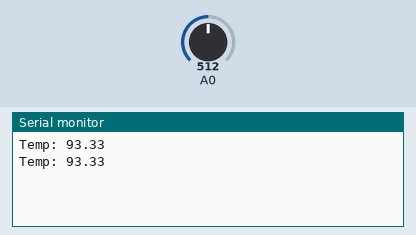
A sketch run on a simulated Arduino Uno, built with avr-gcc and run on an emulated ATmega328P. On the bench: the last lines printed to the serial monitor. The inputs (shaded band) are chosen by the test bench; at power-on: A0 = 512.

Above: at 1.8 s.
1.9 s: A0 set to 716
At 2.8 s:
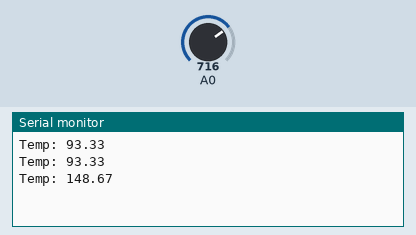
3.4 s: A0 set to 900
At 4.6 s:
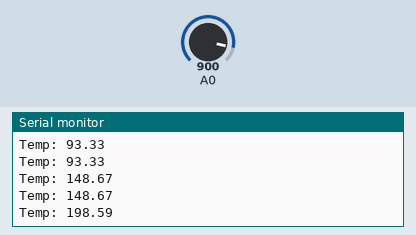
Timing chart, 0 to 6.4 s (numbered marks = the images above; inputs shaded):
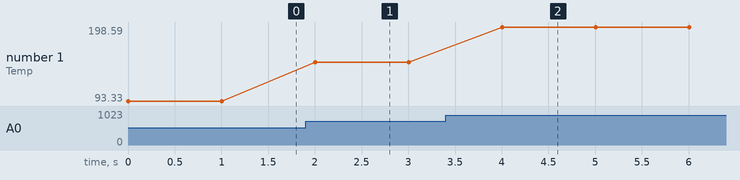

The sketch:

tmp36_Sensor.ino
```cpp
#include <string.h>
#include <stdio.h>

void setup() {
  Serial.begin(9600);
}

void loop() {
  int readValue = analogRead(A0);
  float voltage = readValue * 5.0/1024.0;
  float temp = voltage *100 - 50;
  temp = ( temp - 32 ) * 5 / 9 ;
  Serial.print("Temp: ");
  Serial.println(temp);

  delay(1000);
}
```

Measured:
- after the input at 1.9 s, the serial monitor: prints a new line after 0.10 s (image 1)
- after the input at 3.4 s, the serial monitor: prints a new line after 0.60 s (image 2)
- plotted number 1: 93.33 → 148.67 after the input at 1.9 s, 148.67 → 198.59 after the input at 3.4 s
